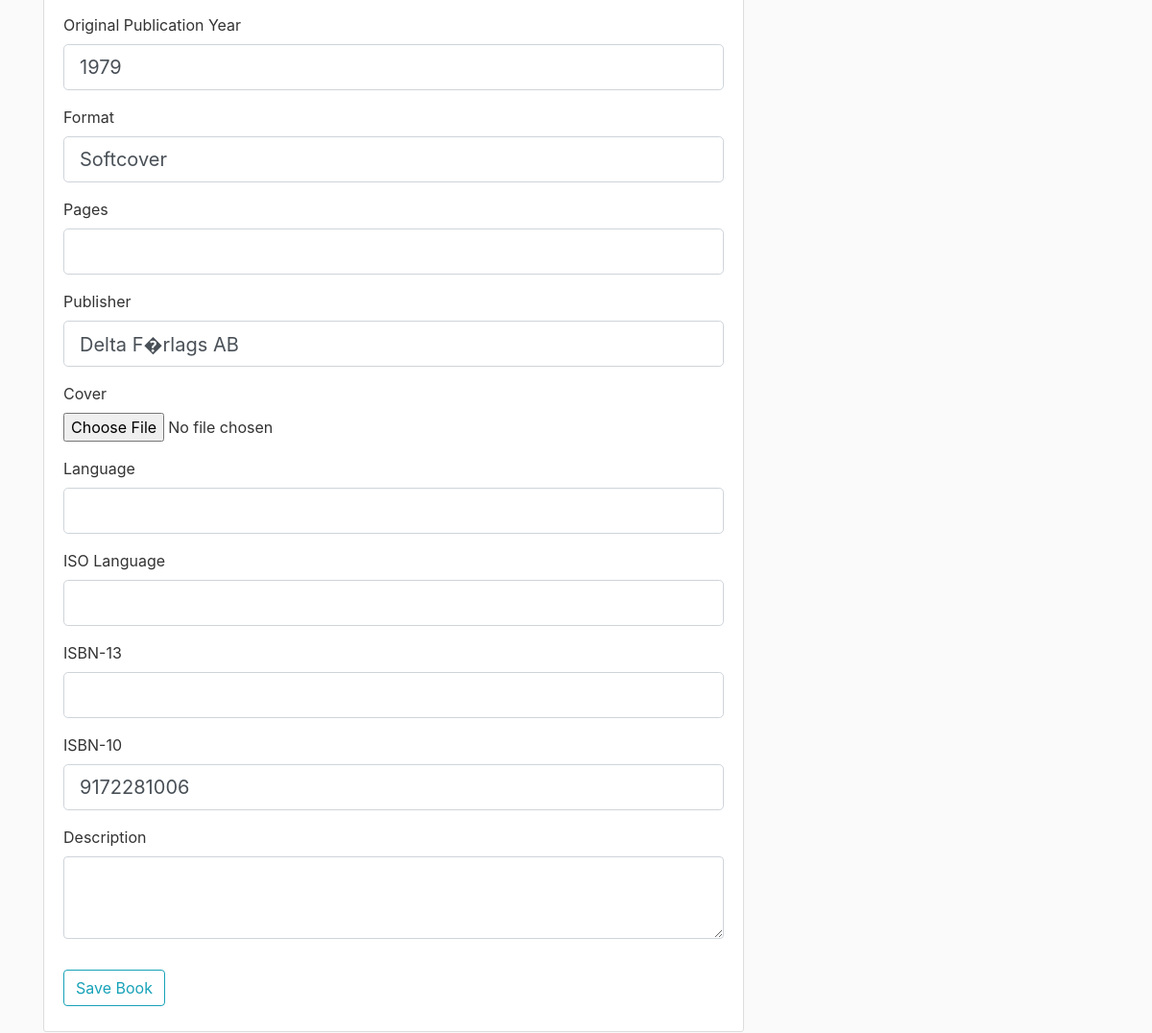
Page /book/13/update (signed in, lower part) on the earlier database version.
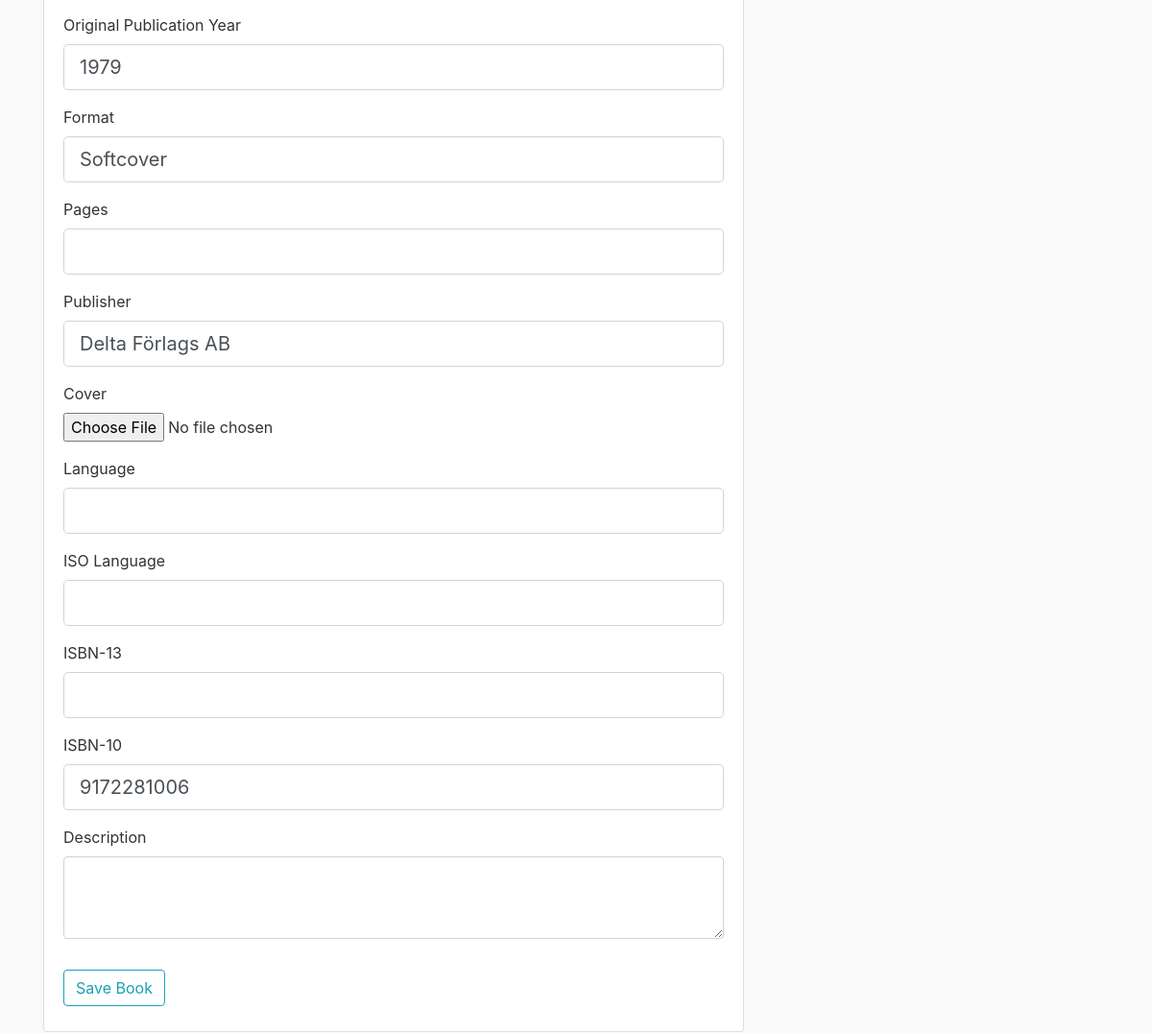
Same page on the later database version.
### flask_collection/models.py (models this page shows, shortened)
class Book(db.Model):
    id = db.Column(db.Integer, primary_key=True)
    author = db.Column(db.String(50), nullable=False)
    title = db.Column(db.String(50), nullable=False)
    sub_title = db.Column(db.String(50))
    org_title = db.Column(db.String(50))
    org_sub_title = db.Column(db.String(50))
    volume = db.Column(db.Integer)
    publication_date = db.Column(db.DateTime)
    org_publication_year = db.Column(db.String(4))
    print_format = db.Column(db.String(20))
    pages = db.Column(db.Integer)
    publisher = db.Column(db.String(20))
    cover = db.Column(db.String(20), default='placeholder.png')
    language = db.Column(db.String(20))
    language_iso = db.Column(db.String(2))
    isbn_13 = db.Column(db.String(13))
    isbn_10 = db.Column(db.String(10))
    description = db.Column(db.Text)

### flask_collection/books/routes.py (the view)
@books.route('/book/<book_id>/update', methods=['GET', 'POST'])
@login_required
def update_book(book_id):
    book = Book.query.get_or_404(book_id)
    form = BookForm()
    if form.validate_on_submit():
        book.author = form.author.data
        book.title = form.title.data
        book.sub_title = form.sub_title.data
        book.org_title = form.org_title.data
        book.org_sub_title = form.org_sub_title.data
        book.volume = form.volume.data
        book.publication_date = form.publication_date.data
        book.org_publication_year = form.org_publication_year.data
        book.print_format = form.print_format.data
        book.pages = form.pages.data
        book.publisher = form.publisher.data
        if form.cover.data:
            book.cover = form.cover.data.filename
        book.language = form.language.data
        book.language_iso = form.language_iso.data
        book.isbn_13 = form.isbn_13.data
        book.isbn_10 = form.isbn_10.data
        book.description = form.description.data
        db.session.commit()
        flash(f'Book updated!', 'success')
        return redirect(url_for('books.view_book', book_id=book.id))
    elif request.method == 'GET':
        form.author.data = book.author
        form.title.data = book.title
        form.sub_title.data = book.sub_title
        form.org_title.data = book.org_title
        form.org_sub_title.data = book.org_sub_title
        form.volume.data = book.volume
        form.publication_date.data = book.publication_date
        form.org_publication_year.data = book.org_publication_year
        form.print_format.data = book.print_format
        form.pages.data = book.pages
        form.publisher.data = book.publisher
        form.cover.data = book.cover # TODO: This needs some fix since nothing is showing
        form.language.data = book.language
        form.language_iso.data = book.language_iso
        form.isbn_13.data = book.isbn_13
        form.isbn_10.data = book.isbn_10
        form.description.data = book.description
    return render_template('add_book.html', title='Update Book', form=form)

### flask_collection/models.py (called while the page is built)
@login_manager.user_loader
def load_user(user_id):
    return User.query.get(int(user_id))

### flask_collection/templates/add_book.html (shortened to what the changed rows need)
{% extends "layout.html" %}
{% block content %}
    <div class="content-section">
        <form method="POST" action="" enctype="multipart/form-data">
            <fieldset class="form-group">
                <div class="form-group">
                    {{ form.org_publication_year.label(class="form-control-label") }}
                    {% if form.org_publication_year.errors %}
                        {{ form.org_publication_year(class="form-control form-control-lg is-invalid") }}
                        <div class="invalid-feedback">
                            {% for error in form.org_publication_year.errors %}
                                <span>{{ error }}</span>
                            {% endfor %}
                        </div>
                    {% else %}
                        {{ form.org_publication_year(class="form-control form-control-lg") }}
                    {% endif %}
                </div>
                <div class="form-group">
                    {{ form.print_format.label(class="form-control-label") }}
                    {% if form.print_format.errors %}
                        {{ form.print_format(class="form-control form-control-lg is-invalid") }}
                        <div class="invalid-feedback">
                            {% for error in form.print_format.errors %}
                                <span>{{ error }}</span>
                            {% endfor %}
                        </div>
                    {% else %}
                        {{ form.print_format(class="form-control form-control-lg") }}
                    {% endif %}
                </div>
                <div class="form-group">
                    {{ form.pages.label(class="form-control-label") }}
                    {% if form.pages.errors %}
                        {{ form.pages(class="form-control form-control-lg is-invalid") }}
                        <div class="invalid-feedback">
                            {% for error in form.pages.errors %}
                                <span>{{ error }}</span>
                            {% endfor %}
                        </div>
                    {% else %}
                        {{ form.pages(class="form-control form-control-lg") }}
                    {% endif %}
                </div>
                <div class="form-group">
                    {{ form.publisher.label(class="form-control-label") }}
                    {% if form.publisher.errors %}
                        {{ form.publisher(class="form-control form-control-lg is-invalid") }}
                        <div class="invalid-feedback">
                            {% for error in form.publisher.errors %}
                                <span>{{ error }}</span>
                            {% endfor %}
                        </div>
                    {% else %}
                        {{ form.publisher(class="form-control form-control-lg") }}
                    {% endif %}
                </div>
                <div class="form-group">
                    {{ form.cover.label(class="form-control-label") }}
                    {{ form.cover(class="form-control-file") }}
                </div>
                <div class="form-group">
                    {{ form.language.label(class="form-control-label") }}
                    {% if form.language.errors %}
                        {{ form.language(class="form-control form-control-lg is-invalid") }}
                        <div class="invalid-feedback">
                            {% for error in form.language.errors %}
                                <span>{{ error }}</span>
                            {% endfor %}
                        </div>
                    {% else %}
                        {{ form.language(class="form-control form-control-lg") }}
                    {% endif %}
                </div>
                <div class="form-group">
                    {{ form.language_iso.label(class="form-control-label") }}
                    {% if form.language_iso.errors %}
                        {{ form.language_iso(class="form-control form-control-lg is-invalid") }}
                        <div class="invalid-feedback">
                            {% for error in form.language_iso.errors %}
                                <span>{{ error }}</span>
                            {% endfor %}
                        </div>
                    {% else %}
                        {{ form.language_iso(class="form-control form-control-lg") }}
                    {% endif %}
                </div>
                <div class="form-group">
                    {{ form.isbn_13.label(class="form-control-label") }}
                    {% if form.isbn_13.errors %}
                        {{ form.isbn_13(class="form-control form-control-lg is-invalid") }}
                        <div class="invalid-feedback">
                            {% for error in form.isbn_13.errors %}
                                <span>{{ error }}</span>
                            {% endfor %}
                        </div>
                    {% else %}
                        {{ form.isbn_13(class="form-control form-control-lg") }}
                    {% endif %}
                </div>
                <div class="form-group">
                    {{ form.isbn_10.label(class="form-control-label") }}
                    {% if form.isbn_10.errors %}
                        {{ form.isbn_10(class="form-control form-control-lg is-invalid") }}
                        <div class="invalid-feedback">
                            {% for error in form.isbn_10.errors %}
                                <span>{{ error }}</span>
                            {% endfor %}
                        </div>
                    {% else %}
                        {{ form.isbn_10(class="form-control form-control-lg") }}
                    {% endif %}
                </div>
                <div class="form-group">
                    {{ form.description.label(class="form-control-label") }}
                    {{ form.description(class="form-control", rows="3") }}
                </div>
            </fieldset>
        </form>
    </div>
{% endblock content %}

Differences in the rows shown:
changed Book "Softcover": publisher "Delta F�rlags AB" → "Delta Förlags AB"
